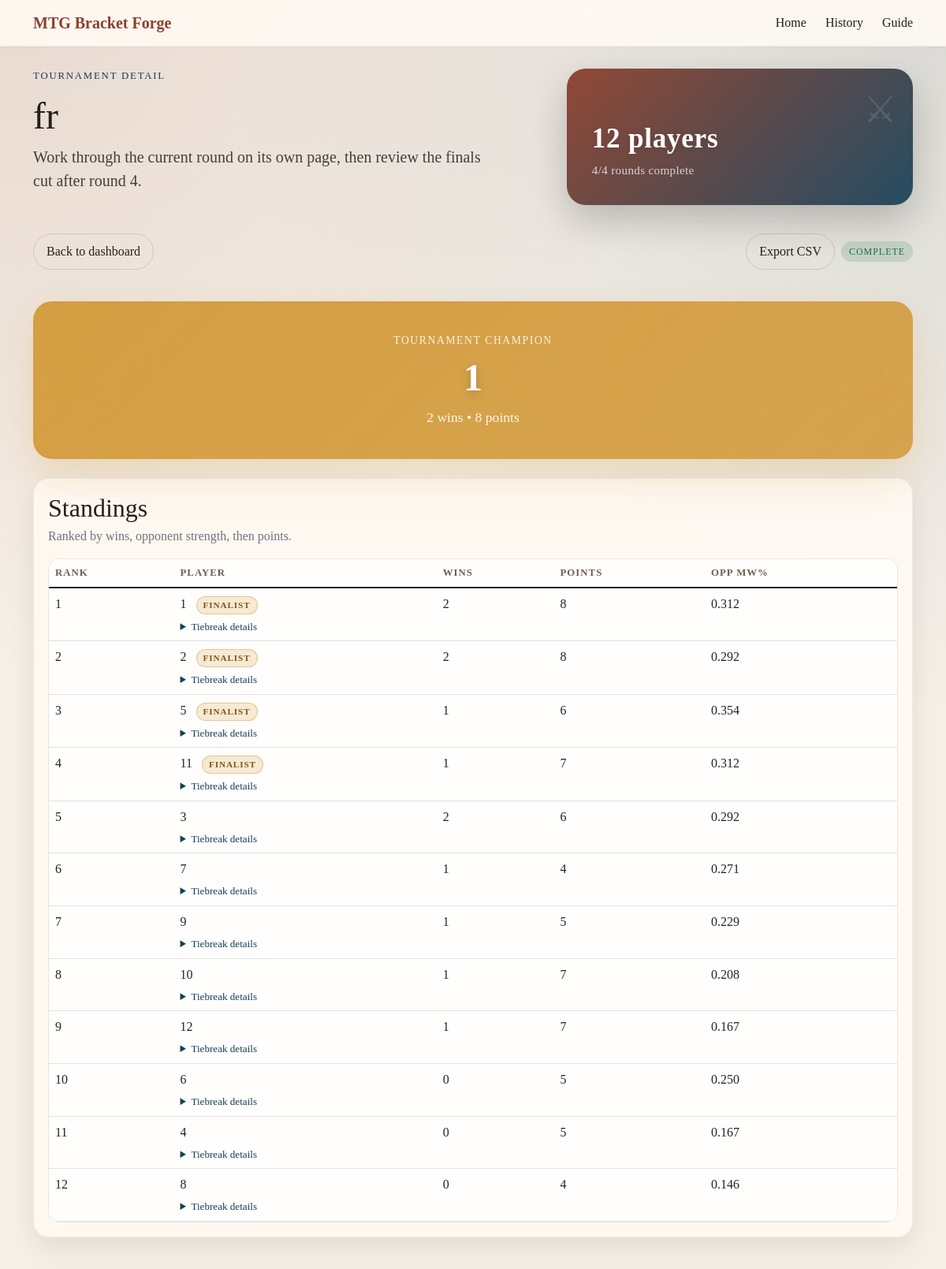
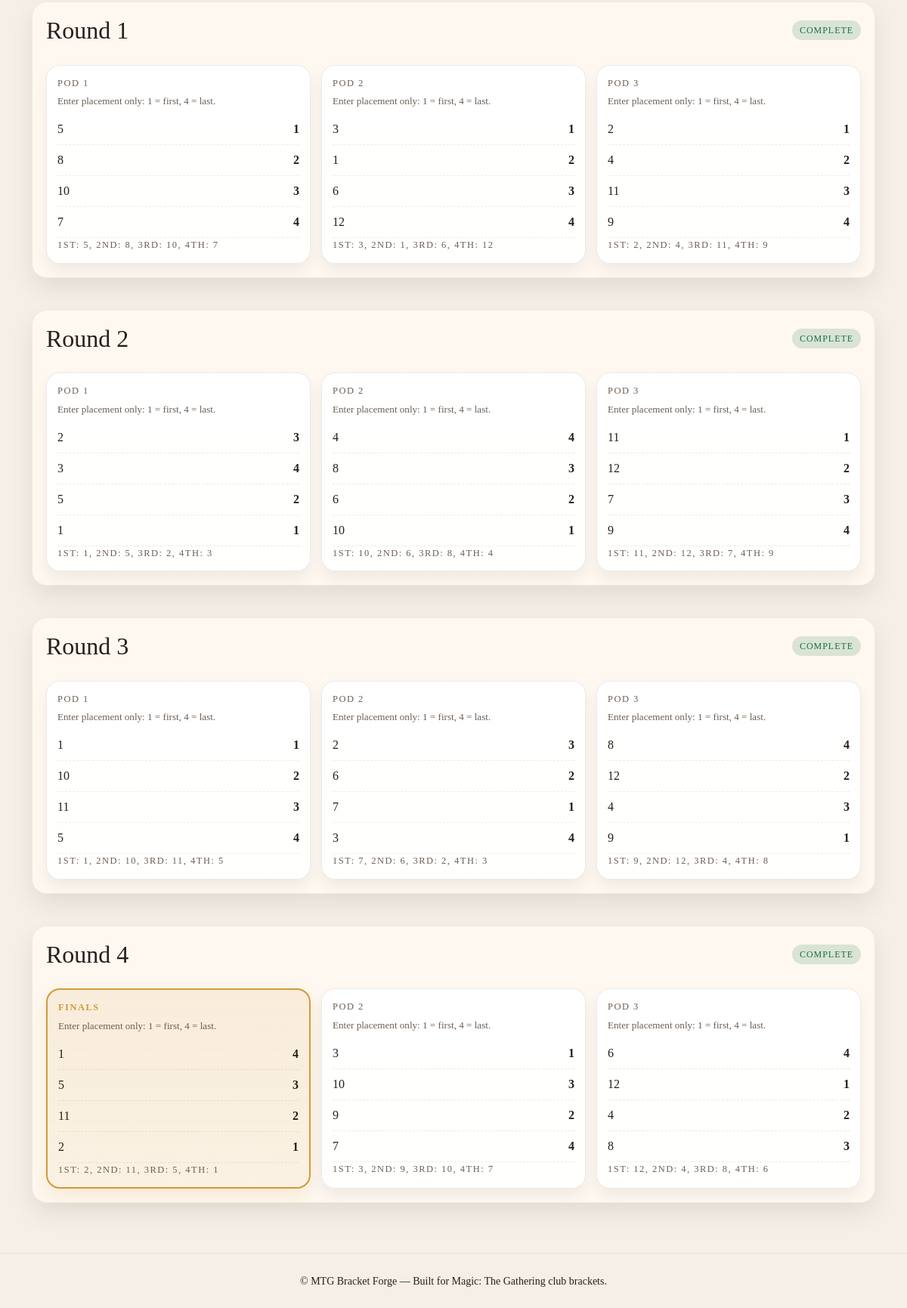
Page /tournaments/1 on the committed database (2 pictures, top to bottom).
### tables this page shows
CREATE TABLE tournaments (
                id INTEGER PRIMARY KEY AUTOINCREMENT,
                name TEXT NOT NULL,
                player_count INTEGER NOT NULL,
                player_names_json TEXT NOT NULL,
                pairing_order_json TEXT NOT NULL,
                round_scores_json TEXT NOT NULL DEFAULT '{}',
                finals_scores_json TEXT NOT NULL DEFAULT '{}',
                status TEXT NOT NULL DEFAULT 'in progress',
                champion_name TEXT,
                created_at TEXT NOT NULL DEFAULT (datetime('now')),
                updated_at TEXT NOT NULL DEFAULT (datetime('now'))
            , edit_history_json TEXT NOT NULL DEFAULT '[]');

### app.py (the view, shortened to what this page needs)
@app.route('/tournaments/<int:tournament_id>', methods=['GET', 'POST'])
def tournament_detail(tournament_id):
    tournament = load_tournament(tournament_id)
    current_view = compute_tournament_view(tournament)
    validation_errors = []
    tournament = enrich_tournament(tournament)
    current_round = tournament['current_round']
    active_round = tournament['rounds'][current_round - 1] if current_round <= len(tournament['rounds']) else None
    round_summary = build_round_summary(active_round)
    return render_template(
        'tournament_detail.html',
        tournament=tournament,
        current_round=current_round,
        active_round=active_round,
        validation_errors=validation_errors,
        round_summary=round_summary,
    )

### app.py (called while the page is built)
@app.context_processor
def inject_site_name():
    return {"site_name": "MTG Bracket Forge"}

def get_db_connection():
    conn = sqlite3.connect(DB_PATH)
    conn.row_factory = sqlite3.Row
    return conn

def normalize_round_scores(raw_scores):
    normalized = {}
    for round_number, pods in (raw_scores or {}).items():
        round_key = int(round_number)
        normalized[round_key] = {}
        for pod_number, player_scores in (pods or {}).items():
            pod_key = int(pod_number)
            normalized[round_key][pod_key] = {}
            for slot_number, score_entry in (player_scores or {}).items():
                normalized[round_key][pod_key][int(slot_number)] = score_entry
    return normalized

def serialize_tournament(tournament):
    return {
        "name": tournament["name"],
        "player_count": tournament["player_count"],
        "player_names_json": json.dumps(tournament["player_names"]),
        "pairing_order_json": json.dumps(tournament["pairing_order"]),
        "round_scores_json": json.dumps(tournament["round_scores"]),
        "edit_history_json": json.dumps(tournament.get("edit_history", [])),
        "status": tournament["status"],
        "champion_name": tournament["champion_name"],
    }

def deserialize_tournament(row):
    if row is None:
        return None
    edit_history = []
    if "edit_history_json" in row.keys() and row["edit_history_json"]:
        edit_history = json.loads(row["edit_history_json"])
    return {
        "id": row["id"],
        "name": row["name"],
        "player_count": row["player_count"],
        "player_names": json.loads(row["player_names_json"]),
        "pairing_order": json.loads(row["pairing_order_json"]),
        "round_scores": normalize_round_scores(json.loads(row["round_scores_json"])),
        "edit_history": edit_history,
        "status": row["status"],
        "champion_name": row["champion_name"],
    }

def load_tournament(tournament_id):
    with get_db_connection() as conn:
        row = conn.execute("SELECT * FROM tournaments WHERE id = ?", (tournament_id,)).fetchone()
    tournament = deserialize_tournament(row)
    if not tournament:
        abort(404)
    return tournament

def initialize_stats(player_names):
    return {
        name: {
            "name": name,
            "wins": 0,
            "points": 0,
            "rounds_played": 0,
            "opponents": [],
            "opponent_match_win_pct": 0.0,
        }
        for name in player_names
    }

### templates/tournament_detail.html (shortened to what this page needs)
{% extends 'base.html' %}
{% block hero %}
<section class="sr-hero">
    <div class="container hero-grid">
        <div>
            <p class="sr-kicker">Tournament detail</p>
            <h1 class="display-5">{{ tournament.name }}</h1>
            <p class="lead">Work through the current round on its own page, then review the finals cut after round 4.</p>
        </div>
        <div class="sr-hero-card">
            <div>
                <h2>{{ tournament.player_count }} players</h2>
                <p>{{ tournament.completed_rounds }}/4 rounds complete</p>
            </div>
        </div>
    </div>
</section>
{% endblock %}
{% block content %}
<div class="row g-4">
    <div class="col-12">
        <div class="d-flex justify-content-between align-items-center flex-wrap gap-2 mb-3">
            <a href="{{ url_for('index') }}" class="button button-ghost">Back to dashboard</a>
            <div class="d-flex align-items-center gap-2">
                <a href="{{ url_for('export_tournament', tournament_id=tournament.id) }}" class="button button-ghost">Export CSV</a>
                <span class="status-pill {% if tournament.status == 'complete' %}status-complete{% endif %}">{{ tournament.status }}</span>
            </div>
        </div>
    </div>
    {% if tournament.status == 'complete' and tournament.champion_name %}
        <div class="col-12">
            <section class="winner-banner">
                <div class="winner-content">
                    <p class="winner-kicker">Tournament champion</p>
                    <h2 class="winner-name">{{ tournament.champion_name }}</h2>
                    <p class="winner-stats">{{ tournament.standings[0].wins }} wins • {{ tournament.standings[0].points }} points</p>
                </div>
            </section>
        </div>
    {% endif %}
    <div class="col-12">
        <section class="sr-card">
            <div class="section-header mb-3">
                <div>
                    <h2 class="mb-1">Standings</h2>
                    <p class="text-muted mb-0">Ranked by wins, opponent strength, then points.</p>
                </div>
            </div>
            <div class="standings-table-wrap">
                <table class="table standings-table">
                    <thead>
                        <tr>
                            <th>Rank</th>
                            <th>Player</th>
                            <th>Wins</th>
                            <th>Points</th>
                            <th>Opp MW%</th>
                        </tr>
                    </thead>
                    <tbody>
                        {% for row in tournament.standings %}
                            <tr>
                                <td>{{ row.rank }}</td>
                                <td>
                                    <span>{{ row.name }}</span>
                                    {% if tournament.status == 'complete' and row.name in tournament.finalists %}
                                        <span class="finalist-badge">Finalist</span>
                                    {% endif %}
                                    <details class="tiebreak-details">
                                        <summary>Tiebreak details</summary>
                                    </details>
                                </td>
                                <td>{{ row.wins }}</td>
                                <td>{{ row.points }}</td>
                                <td>{{ '%.3f'|format(row.opponent_match_win_pct) }}</td>
                            </tr>
                        {% endfor %}
                    </tbody>
                </table>
            </div>
        </section>
    </div>
    {% for round in tournament.rounds %}
        <div class="col-12">
            <section class="sr-card round-section">
                <div class="d-flex justify-content-between align-items-center flex-wrap gap-2">
                    <h2 class="mb-0">Round {{ round.round_number }}</h2>
                    <span class="status-pill {% if round.complete %}status-complete{% endif %}">{% if round.complete %}Complete{% else %}In progress{% endif %}</span>
                </div>
                {% if current_round == round.round_number and not round.complete %}
                    <form method="post" class="d-grid gap-3 mt-3">
                        <input type="hidden" name="action" value="save_round">
                        <input type="hidden" name="round_number" value="{{ round.round_number }}">
                        <div class="bracket-grid">
                            {% for pod in round.pods %}
                                <article class="bracket-match pod-card {% if pod.is_finals %}finals-pod{% endif %}">
                                    <div class="match-head">{% if pod.is_finals %}FINALS{% else %}Pod {{ pod.pod_number }}{% endif %}</div>
                                    <p class="pod-instruction">Enter placement only: 1 = first, 4 = last.</p>
                                    {% for player in pod.players %}
                                        <label class="pod-line">
                                            <span>{{ player.name }}</span>
                                            {% if player.name == 'BYE' %}
                                                <input type="number" class="form-control" disabled value="0">
                                            {% else %}
                                                <input
                                                    type="number"
                                                    name="{{ player.field_name }}"
                                                    class="form-control"
                                                    min="1"
                                                    max="4"
                                                    step="1"
                                                    value="{{ player.raw_score }}"
                                                    placeholder="Place"
                                                >
                                            {% endif %}
                                        </label>
                                    {% endfor %}
                                    <div class="match-foot">{{ pod.result_text }}</div>
                                </article>
                            {% endfor %}
                        </div>
                        <button type="submit" class="sr-cta btn btn-lg">Save round scores</button>
                    </form>
                {% else %}
                    <div class="bracket-grid mt-3">
                        {% for pod in round.pods %}
                            <article class="bracket-match pod-card {% if pod.is_finals %}finals-pod{% endif %}">
                                <div class="match-head">{% if pod.is_finals %}FINALS{% else %}Pod {{ pod.pod_number }}{% endif %}</div>
                                <p class="pod-instruction">Enter placement only: 1 = first, 4 = last.</p>
                                {% for player in pod.players %}
                                    <div class="match-row">
                                        <span>{{ player.name }}</span>
                                        <strong>{% if player.raw_score != '' %}{{ player.raw_score }}{% else %}-{% endif %}</strong>
                                    </div>
                                {% endfor %}
                                <div class="match-foot">{{ pod.result_text }}</div>
                            </article>
                        {% endfor %}
                    </div>
                {% endif %}
            </section>
        </div>
    {% endfor %}
</div>
{% endblock %}

### rows in the picture
tournaments: name "fr", player_count "12", status "COMPLETE"

### other values in the picture
{{ site_name }} "MTG Bracket Forge"
{{ tournament.completed_rounds }} "4"
{{ tournament.champion_name }} "1"
{{ tournament.standings[0].wins }} "2"
{{ tournament.standings[0].points }} "8"
{{ row.rank }} "1" "2" "3" "4" "5" "6" "7" "8" "9" "10" "11" "12"
{{ row.name }} "1" "2" "5" "11" "3" "7" "9" "10" "12" "6" "4" "8"
{{ row.wins }} "2" "2" "1" "1" "2" "1" "1" "1" "1" "0" "0" "0"
{{ row.points }} "8" "8" "6" "7" "6" "4" "5" "7" "7" "5" "5" "4"
{{ '%.3f'|format(row.opponent_match_win_pct) }} "0.312" "0.292" "0.354" "0.312" "0.292" "0.271" "0.229" "0.208" "0.167" "0.250" "0.167" "0.146"
{{ round.round_number }} "1" "2" "3" "4"
{{ pod.pod_number }} "1" "2" "3" "1" "2" "3" "1" "2" "3" "2" "3"
{{ player.name }} "5" "8" "10" "7" "3" "1" "6" "12" "2" "4" "11" "9" "2" "3" "5" "1" "4" "8" "6" "10" "11" "12" "7" "9" "1" "10" "11" "5" "2" "6" "7" "3" "8" "12" "4" "9" "1" "5" "11" "2" "3" "10" "9" "7" "6" "12" "4" "8"
{{ player.raw_score }} "1" "2" "3" "4" "1" "2" "3" "4" "1" "2" "3" "4" "3" "4" "2" "1" "4" "3" "2" "1" "1" "2" "3" "4" "1" "2" "3" "4" "3" "2" "1" "4" "4" "2" "3" "1" "4" "3" "2" "1" "1" "3" "2" "4" "4" "1" "2" "3"
{{ pod.result_text }} "1ST: 5, 2ND: 8, 3RD: 10, 4TH: 7" "1ST: 3, 2ND: 1, 3RD: 6, 4TH: 12" "1ST: 2, 2ND: 4, 3RD: 11, 4TH: 9" "1ST: 1, 2ND: 5, 3RD: 2, 4TH: 3" "1ST: 10, 2ND: 6, 3RD: 8, 4TH: 4" "1ST: 11, 2ND: 12, 3RD: 7, 4TH: 9" "1ST: 1, 2ND: 10, 3RD: 11, 4TH: 5" "1ST: 7, 2ND: 6, 3RD: 2, 4TH: 3" "1ST: 9, 2ND: 12, 3RD: 4, 4TH: 8" "1ST: 2, 2ND: 11, 3RD: 5, 4TH: 1" "1ST: 3, 2ND: 9, 3RD: 10, 4TH: 7" "1ST: 12, 2ND: 4, 3RD: 8, 4TH: 6"
